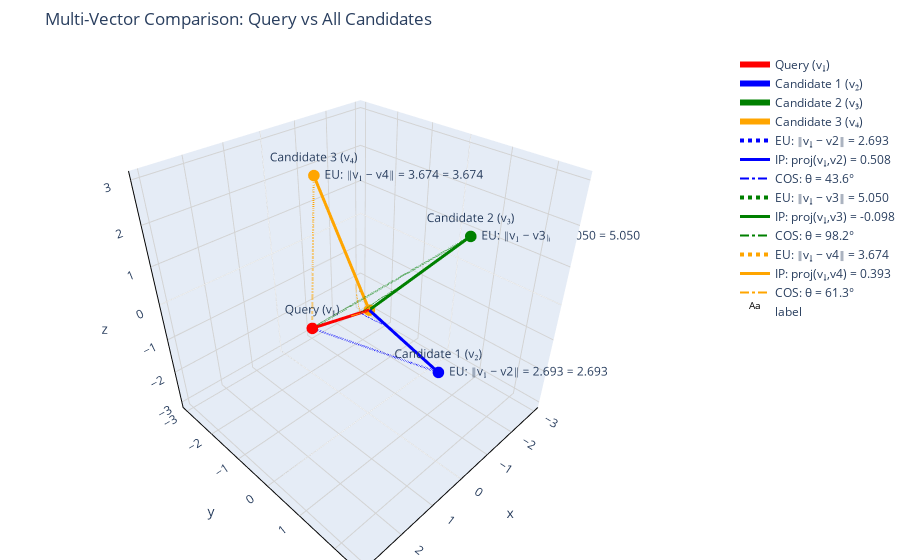

Notebook source saved alongside this figure:
### Markdown cell above
## 4. Multi-Vector Comparison: Vector Database Simulation

This visualization simulates how **vector databases** work by comparing one query vector against multiple candidates. This is the core operation in systems like Pinecone, Weaviate, Milvus, and Qdrant.

### How Vector Databases Work:

1. **Indexing**: Store high-dimensional vectors (embeddings) in specialized data structures
2. **Querying**: Convert search query to vector using same embedding model
3. **Similarity Search**: Find k-nearest neighbors using chosen distance metric
4. **Ranking**: Return most similar vectors with their similarity scores

### Visualization Elements:
- **🔴 Red**: Query vector (what the user is searching for)
- **🔵 Blue/Green/Orange**: Candidate vectors (database entries to search through)
- **Dotted lines**: Euclidean distances between query and candidates
- **Solid lines**: Inner product projections (recommendation-style scoring)
- **Dash-dot arcs**: Cosine similarity angles (directional similarity)

### Real-World Applications:
- **Semantic Search**: Find documents with similar meaning
- **Image Search**: Locate visually similar images
- **Product Recommendations**: Suggest items with similar features
- **Anomaly Detection**: Identify unusual patterns in data streams

### Performance Considerations:
- **Index Types**: HNSW, IVF, PQ for approximate nearest neighbor search
- **Distance Metrics**: Choose based on embedding type and use case
- **Scalability**: Handle millions of vectors with sub-second query times
- **Accuracy vs Speed**: Balance between exact and approximate results

### Code cell
# Compare query vector against all candidates with all metrics
fig = go.Figure(layout=make_layout("Multi-Vector Comparison: Query vs All Candidates"))

# Add all vectors
for i, (vec, name, color) in enumerate(zip(vectors, vector_names, vector_colors)):
    fig.add_trace(vector_trace(vec, name, color=color))

# Add metric visualizations for each candidate
for i, (vec, name, color) in enumerate(zip(vectors[1:], vector_names[1:], vector_colors[1:]), 2):
    metrics = metrics_v1[f'v1_v{i}']
    
    # Euclidean distance (dotted line)
    fig.add_trace(tip_to_tip_trace(
        v1, vec, dash="dot", color=color,
        name=f"EU: ‖v₁ − v{i}‖ = {metrics['euclidean_dist']:.3f}"
    ))
    
    # Inner product projection (solid line)
    proj, coeff = projection_of_b_on_a(v1, vec)
    if np.linalg.norm(proj) > 0.1:
        fig.add_trace(go.Scatter3d(
            x=[0, proj[0]], y=[0, proj[1]], z=[0, proj[2]],
            mode="lines",
            line=dict(color=color, width=3, dash="solid"),
            name=f"IP: proj(v₁,v{i}) = {coeff:.3f}",
            showlegend=True,
            opacity=1.0
        ))
    
    # Cosine similarity arc
    na = float(np.linalg.norm(v1))
    nb = float(np.linalg.norm(vec))
    if na > 0 and nb > 0:
        ua = v1 / na
        ub = vec / nb
        cos_sim = metrics['cosine_sim']
        theta = np.arccos(np.clip(cos_sim, -1.0, 1.0))
        
        if 0.2 < theta < np.pi - 0.2:
            arc_radius = 0.8
            cross_prod = np.cross(ua, ub)
            cross_norm = np.linalg.norm(cross_prod)
            
            if cross_norm > 1e-10:
                u = ua / np.linalg.norm(ua)
                w = cross_prod / cross_norm
                v = np.cross(w, u)
                
                t_vals = np.linspace(0, theta, 25)
                arc_points = []
                
                for t in t_vals:
                    cos_t, sin_t = np.cos(t), np.sin(t)
                    point = arc_radius * (cos_t * u + sin_t * v)
                    arc_points.append(point)
                
                arc_points = np.array(arc_points)
                fig.add_trace(go.Scatter3d(
                    x=arc_points[:, 0], y=arc_points[:, 1], z=arc_points[:, 2],
                    mode="lines",
                    line=dict(color=color, width=2, dash="dashdot"),
                    name=f"COS: θ = {np.degrees(theta):.1f}°",
                    showlegend=True,
                    opacity=1.0
                ))

# Add metric summary
summary_text = "Similarity Scores (v₁ vs candidates):<br>"
for i in range(2, 5):
    m = metrics_v1[f'v1_v{i}']
    summary_text += f"v{i}: EU={m['euclidean_dist']:.3f}, IP={m['dot_product']:.3f}, COS={m['cosine_sim']:.3f}<br>"

fig.add_trace(text3d(-3, -3, -3, summary_text, color="black"))
fig.update_layout(margin=dict(l=0, r=0, t=50, b=0))
fig.show()

print("Multi-Vector Comparison Summary:")
print("• Red: Query vector (v₁)")
print("• Blue/Green/Orange: Candidate vectors (v₂/v₃/v₄)")
print("• Dotted lines: Euclidean distances")
print("• Solid lines: Inner product projections")
print("• Dash-dot arcs: Cosine similarity angles")
print("\nDetailed Scores:")
for i in range(2, 5):
    m = metrics_v1[f'v1_v{i}']
    print(f"v₁ vs v{i}: EU={m['euclidean_dist']:.3f}, IP={m['dot_product']:.3f}, COS={m['cosine_sim']:.3f}")

### Figure 1 — Plotly figure (JSON) as saved in the notebook; plotly's stock layout.template omitted (floating-point values rounded to 4 significant figures)
{"data": [{"line": {"color": "red", "width": 6}, "marker": {"color": "red", "size": 4}, "mode": "lines+markers+text", "name": "Query (v₁)", "opacity": 1, "text": [null, "Query (v₁)"], "textposition": "top center", "type": "scatter3d", "x": [0, 3], "y": [0, 1.5], "z": [0, 2]}, {"line": {"color": "blue", "width": 6}, "marker": {"color": "blue", "size": 4}, "mode": "lines+markers+text", "name": "Candidate 1 (v₂)", "opacity": 1, "text": [null, "Candidate 1 (v₂)"], "textposition": "top center", "type": "scatter3d", "x": [0, 1], "y": [0, 2.5], "z": [0, 0.5]}, {"line": {"color": "green", "width": 6}, "marker": {"color": "green", "size": 4}, "mode": "lines+markers+text", "name": "Candidate 2 (v₃)", "opacity": 1, "text": [null, "Candidate 2 (v₃)"], "textposition": "top center", "type": "scatter3d", "x": [0, -2], "y": [0, 1], "z": [0, 1.5]}, {"line": {"color": "orange", "width": 6}, "marker": {"color": "orange", "size": 4}, "mode": "lines+markers+text", "name": "Candidate 3 (v₄)", "opacity": 1, "text": [null, "Candidate 3 (v₄)"], "textposition": "top center", "type": "scatter3d", "x": [0, 0.5], "y": [0, -1], "z": [0, 3]}, {"line": {"color": "blue", "dash": "dot", "width": 4}, "mode": "lines+text", "name": "EU: ‖v₁ − v2‖ = 2.693", "opacity": 1, "text": [null, "EU: ‖v₁ − v2‖ = 2.693 = 2.693"], "textposition": "middle right", "type": "scatter3d", "x": [3, 1], "y": [1.5, 2.5], "z": [2, 0.5]}, {"line": {"color": "blue", "dash": "solid", "width": 3}, "mode": "lines", "name": "IP: proj(v₁,v2) = 0.508", "opacity": 1, "showlegend": true, "type": "scatter3d", "x": [0, 1.525], "y": [0, 0.7623], "z": [0, 1.016]}, {"line": {"color": "blue", "dash": "dashdot", "width": 2}, "mode": "lines", "name": "COS: θ = 43.6°", "opacity": 1, "showlegend": true, "type": "scatter3d", "x": [0.6146, 0.6072, 0.5993, 0.5907, 0.5815, 0.5718, 0.5615, 0.5506, 0.5392, 0.5272, 0.5147, 0.5017, 0.4882, 0.4742, 0.4597, 0.4448, 0.4294, 0.4135, 0.3973, 0.3807, 0.3637, 0.3463, 0.3285, 0.3105, 0.2921], "y": [0.3073, 0.3305, 0.3533, 0.3758, 0.3979, 0.4196, 0.4409, 0.4618, 0.4822, 0.5021, 0.5215, 0.5403, 0.5587, 0.5764, 0.5936, 0.6102, 0.6262, 0.6416, 0.6563, 0.6704, 0.6837, 0.6964, 0.7084, 0.7197, 0.7303], "z": [0.4097, 0.4026, 0.395, 0.3871, 0.3788, 0.3701, 0.361, 0.3515, 0.3417, 0.3316, 0.3211, 0.3104, 0.2992, 0.2878, 0.2762, 0.2642, 0.252, 0.2395, 0.2267, 0.2138, 0.2006, 0.1872, 0.1737, 0.16, 0.1461]}, {"line": {"color": "green", "dash": "dot", "width": 4}, "mode": "lines+text", "name": "EU: ‖v₁ − v3‖ = 5.050", "opacity": 1, "text": [null, "EU: ‖v₁ − v3‖ = 5.050 = 5.050"], "textposition": "middle right", "type": "scatter3d", "x": [3, -2], "y": [1.5, 1], "z": [2, 1.5]}, {"line": {"color": "green", "dash": "solid", "width": 3}, "mode": "lines", "name": "IP: proj(v₁,v3) = -0.098", "opacity": 1, "showlegend": true, "type": "scatter3d", "x": [0, -0.2951], "y": [0, -0.1475], "z": [0, -0.1967]}, {"line": {"color": "green", "dash": "dashdot", "width": 2}, "mode": "lines", "name": "COS: θ = 98.2°", "opacity": 1, "showlegend": true, "type": "scatter3d", "x": [0.6146, 0.5765, 0.5355, 0.4917, 0.4455, 0.3969, 0.3464, 0.2941, 0.2402, 0.1852, 0.1292, 0.07256, 0.01554, -0.04155, -0.09844, -0.1548, -0.2104, -0.2649, -0.3181, -0.3696, -0.4193, -0.4668, -0.512, -0.5545, -0.5942], "y": [0.3073, 0.3311, 0.3532, 0.3735, 0.3919, 0.4083, 0.4226, 0.4348, 0.4448, 0.4524, 0.4578, 0.4609, 0.4616, 0.4599, 0.4559, 0.4496, 0.441, 0.4301, 0.417, 0.4019, 0.3846, 0.3654, 0.3444, 0.3216, 0.2971], "z": [0.4097, 0.445, 0.478, 0.5086, 0.5366, 0.5619, 0.5843, 0.6037, 0.6201, 0.6332, 0.6432, 0.6499, 0.6532, 0.6533, 0.65, 0.6434, 0.6335, 0.6203, 0.6041, 0.5847, 0.5624, 0.5371, 0.5092, 0.4787, 0.4457]}, {"line": {"color": "orange", "dash": "dot", "width": 4}, "mode": "lines+text", "name": "EU: ‖v₁ − v4‖ = 3.674", "opacity": 1, "text": [null, "EU: ‖v₁ − v4‖ = 3.674 = 3.674"], "textposition": "middle right", "type": "scatter3d", "x": [3, 0.5], "y": [1.5, -1], "z": [2, 3]}, {"line": {"color": "orange", "dash": "solid", "width": 3}, "mode": "lines", "name": "IP: proj(v₁,v4) = 0.393", "opacity": 1, "showlegend": true, "type": "scatter3d", "x": [0, 1.18], "y": [0, 0.5902], "z": [0, 0.7869]}, {"line": {"color": "orange", "dash": "dashdot", "width": 2}, "mode": "lines", "name": "COS: θ = 61.3°", "opacity": 1, "showlegend": true, "type": "scatter3d", "x": [0.6146, 0.6053, 0.5949, 0.5832, 0.5704, 0.5565, 0.5415, 0.5254, 0.5082, 0.49, 0.4709, 0.4508, 0.4298, 0.408, 0.3854, 0.362, 0.3378, 0.313, 0.2876, 0.2616, 0.2351, 0.2081, 0.1807, 0.153, 0.1249], "y": [0.3073, 0.2868, 0.2657, 0.2441, 0.2221, 0.1995, 0.1766, 0.1533, 0.1298, 0.1059, 0.0819, 0.05769, 0.03337, 0.008984, -0.01542, -0.03979, -0.06409, -0.08826, -0.1122, -0.136, -0.1595, -0.1827, -0.2055, -0.2279, -0.2499], "z": [0.4097, 0.4374, 0.4642, 0.4901, 0.5151, 0.539, 0.5618, 0.5835, 0.6041, 0.6234, 0.6415, 0.6584, 0.6739, 0.6881, 0.7009, 0.7123, 0.7223, 0.7309, 0.738, 0.7437, 0.7478, 0.7505, 0.7517, 0.7514, 0.7496]}, {"mode": "text", "name": "label", "opacity": 1, "text": ["Similarity Scores (v₁ vs candidates):<br>v2: EU=2.693, IP=7.750, COS=0.725<br>v3: EU=5.050, IP=-1.500, COS=-0.143<br>v4: EU=3.674, IP=6.000, COS=0.480<br>"], "textfont": {"color": "black"}, "type": "scatter3d", "x": [-3], "y": [-3], "z": [-3]}], "layout": {"margin": {"b": 0, "l": 0, "r": 0, "t": 50}, "paper_bgcolor": "white", "plot_bgcolor": "white", "scene": {"aspectmode": "cube", "xaxis": {"gridcolor": "lightgray", "linecolor": "black", "linewidth": 2, "title": {"text": "x"}}, "yaxis": {"gridcolor": "lightgray", "linecolor": "black", "linewidth": 2, "title": {"text": "y"}}, "zaxis": {"gridcolor": "lightgray", "linecolor": "black", "linewidth": 2, "title": {"text": "z"}}}, "showlegend": true, "title": {"text": "Multi-Vector Comparison: Query vs All Candidates"}}}
